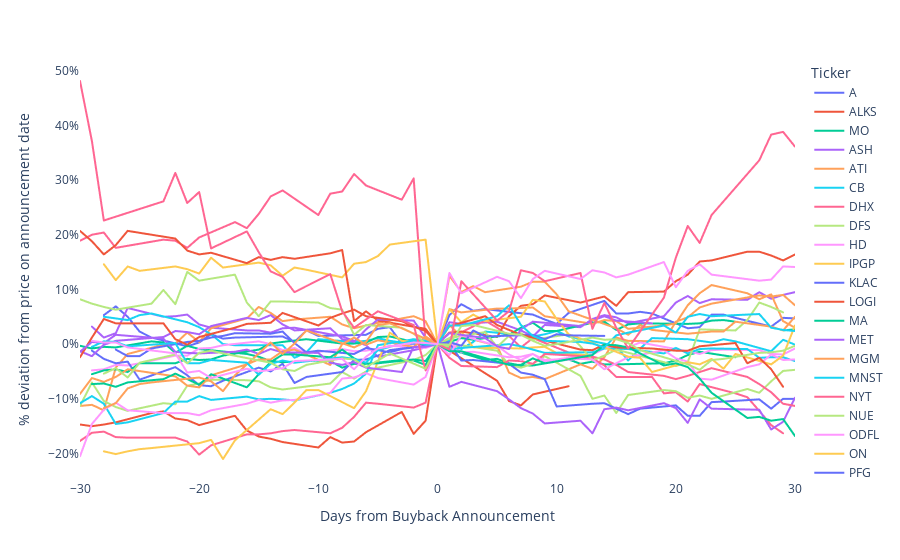

Notebook cell for this chart:
### Markdown cell above
### Filtering on only new buyback announcements

### Code cell
new_announcements = stock_data_merged.loc[stock_data_merged['buyback_type'] == 'New',]

stock_data_30day_newannouncements = new_announcements.loc[new_announcements['within_30_days'] == 1,]
stock_data_30day_newannouncements.head(50)
fig = px.line(stock_data_30day_newannouncements, x="announcement_offset", y="deviation_from_announcement_date_pct", color='Ticker',
             labels={
                     "announcement_offset": "Days from Buyback Announcement",
                     "deviation_from_announcement_date_pct": "% deviation from price on announcement date"
                 },)


fig.layout.yaxis.tickformat = ',.0%'
fig.update_xaxes(showgrid=False)
fig.update_yaxes(showgrid=False)

fig.update_layout({
'plot_bgcolor': 'rgba(0, 0, 0, 0)',
'paper_bgcolor': 'rgba(0, 0, 0, 0)',
})


fig.show()

### Figure 1 — Plotly figure (JSON) as saved in the notebook; plotly's stock layout.template omitted (floating-point values rounded to 4 significant figures)
{"data": [{"hovertemplate": "Ticker=A<br>Days from Buyback Announcement=%{x}<br>% deviation from price on announcement date=%{y}<extra></extra>", "legendgroup": "A", "line": {"color": "#636efa", "dash": "solid"}, "marker": {"symbol": "circle"}, "mode": "lines", "name": "A", "showlegend": true, "type": "scattergl", "x": [-28, -27, -26, -25, -24, -21, -20, -19, -18, -17, -13, -12, -11, -10, -6, -5, -4, -3, 0, 1, 2, 3, 4, 8, 9, 10, 11, 14, 15, 16, 17, 18, 21, 22, 23, 24, 25, 28, 29, 30], "xaxis": "x", "y": [0.053, 0.069, 0.05, 0.023, 0.012, -0.004, 0.003, 0.018, 0.01, 0.012, 0.014, 0.004, 0.025, 0.015, 0.017, 0.028, 0.031, 0.001, 0, 0.053, 0.073, 0.061, 0.064, 0.054, 0.045, 0.037, 0.057, 0.079, 0.056, 0.056, 0.059, 0.056, 0.029, 0.031, 0.054, 0.054, 0.048, 0.032, 0.048, 0.047], "yaxis": "y"}, {"hovertemplate": "Ticker=ALKS<br>Days from Buyback Announcement=%{x}<br>% deviation from price on announcement date=%{y}<extra></extra>", "legendgroup": "ALKS", "line": {"color": "#EF553B", "dash": "solid"}, "marker": {"symbol": "circle"}, "mode": "lines", "name": "ALKS", "showlegend": true, "type": "scattergl", "x": [-30, -29, -28, -27, -24, -23, -22, -21, -20, -17, -16, -15, -14, -13, -10, -9, -8, -7, -6, -3, -2, -1, 0, 1, 5, 6, 7, 8, 11], "xaxis": "x", "y": [-0.147, -0.15, -0.147, -0.143, -0.126, -0.123, -0.136, -0.139, -0.148, -0.131, -0.158, -0.169, -0.173, -0.179, -0.189, -0.17, -0.18, -0.178, -0.161, -0.124, -0.164, -0.14, 0, -0.012, -0.067, -0.104, -0.112, -0.092, -0.077], "yaxis": "y"}, {"hovertemplate": "Ticker=MO<br>Days from Buyback Announcement=%{x}<br>% deviation from price on announcement date=%{y}<extra></extra>", "legendgroup": "MO", "line": {"color": "#00cc96", "dash": "solid"}, "marker": {"symbol": "circle"}, "mode": "lines", "name": "MO", "showlegend": true, "type": "scattergl", "x": [-30, -29, -28, -27, -24, -23, -22, -21, -20, -16, -15, -14, -13, -10, -9, -8, -7, -6, -3, -2, -1, 0, 1, 4, 5, 6, 7, 8, 11, 12, 13, 14, 15, 19, 20, 21, 22, 25], "xaxis": "x", "y": [-0.003, -0.008, -0.005, -0.006, 0.005, 0.003, -0.016, -0.003, -0.009, -0.018, -0.023, -0.031, -0.033, -0.03, -0.031, -0.043, -0.036, -0.036, -0.029, -0.03, -0.038, 0, -0.009, -0.029, -0.027, -0.035, -0.039, -0.039, -0.028, -0.036, -0.032, -0.037, -0.037, -0.035, -0.03, -0.02, -0.014, -0.024], "yaxis": "y"}, {"hovertemplate": "Ticker=ASH<br>Days from Buyback Announcement=%{x}<br>% deviation from price on announcement date=%{y}<extra></extra>", "legendgroup": "ASH", "line": {"color": "#ab63fa", "dash": "solid"}, "marker": {"symbol": "circle"}, "mode": "lines", "name": "ASH", "showlegend": true, "type": "scattergl", "x": [-29, -28, -27, -26, -23, -22, -21, -20, -19, -16, -15, -14, -13, -12, -8, -7, -6, -5, -2, -1, 0, 1, 2, 5, 7, 8, 9, 12, 13, 14, 15, 16, 19, 20, 21, 22, 23, 26, 27, 28, 29, 30], "xaxis": "x", "y": [0.032, 0.012, 0.02, 0.066, 0.05, 0.051, 0.054, 0.036, 0.03, 0.025, 0.025, 0.021, 0.029, 0.03, 0.014, 0.006, -0.002, -0.023, -0.011, -0.006, 0, 0.04, 0.037, 0.041, 0.025, 0.014, 0.035, 0.031, 0.046, 0.053, 0.049, 0.038, 0.051, 0.076, 0.088, 0.075, 0.082, 0.081, 0.095, 0.083, 0.09, 0.095], "yaxis": "y"}, {"hovertemplate": "Ticker=ATI<br>Days from Buyback Announcement=%{x}<br>% deviation from price on announcement date=%{y}<extra></extra>", "legendgroup": "ATI", "line": {"color": "#FFA15A", "dash": "solid"}, "marker": {"symbol": "circle"}, "mode": "lines", "name": "ATI", "showlegend": true, "type": "scattergl", "x": [-30, -29, -28, -27, -26, -23, -22, -21, -20, -19, -16, -15, -14, -13, -12, -9, -8, -7, -5, -2, -1, 0, 1, 2, 5, 6, 7, 8, 9, 12, 13, 14, 15, 16, 19, 20, 21, 22, 23, 27, 28, 29, 30], "xaxis": "x", "y": [-0.113, -0.111, -0.121, -0.043, -0.018, -0.001, 0.001, 0.021, 0.004, 0.029, 0.047, 0.068, 0.057, 0.042, 0.045, 0.05, 0.036, 0.029, 0.039, 0.051, 0.042, 0, 0.035, 0.014, -0.003, -0.052, -0.062, -0.06, -0.064, -0.037, -0.045, -0.024, 0.012, 0.006, 0.005, 0.041, 0.049, 0.067, 0.074, 0.089, 0.087, 0.09, 0.071], "yaxis": "y"}, {"hovertemplate": "Ticker=CB<br>Days from Buyback Announcement=%{x}<br>% deviation from price on announcement date=%{y}<extra></extra>", "legendgroup": "CB", "line": {"color": "#19d3f3", "dash": "solid"}, "marker": {"symbol": "circle"}, "mode": "lines", "name": "CB", "showlegend": true, "type": "scattergl", "x": [-28, -27, -26, -25, -24, -21, -20, -19, -18, -17, -13, -12, -11, -10, -7, -6, -5, -4, -3, 0, 1, 2, 3, 4, 8, 9, 10, 11, 14, 15, 16, 17, 18, 21, 23, 24, 25, 28, 29, 30], "xaxis": "x", "y": [0.05, 0.047, 0.044, 0.053, 0.056, 0.04, 0.031, 0.018, 0, -0.002, -0.002, -0.025, -0.015, 0.009, 0.004, 0.006, 0.011, 0.006, 0.003, 0, 0.007, -0.009, 0.004, 0.023, 0.014, 0.018, 0.024, 0.014, 0.001, -0.004, -0.03, -0.008, 0.011, 0.009, 0.003, 0.009, 0.005, -0.013, 0.008, -0.001], "yaxis": "y"}, {"hovertemplate": "Ticker=DHX<br>Days from Buyback Announcement=%{x}<br>% deviation from price on announcement date=%{y}<extra></extra>", "legendgroup": "DHX", "line": {"color": "#FF6692", "dash": "solid"}, "marker": {"symbol": "circle"}, "mode": "lines", "name": "DHX", "showlegend": true, "type": "scattergl", "x": [-30, -29, -28, -27, -23, -22, -21, -20, -17, -16, -15, -14, -13, -10, -9, -8, -7, -6, -3, -2, -1, 0, 1, 4, 5, 6, 7, 8, 12, 13, 14, 15, 18, 19, 20, 21, 22, 25, 26, 27, 28, 29], "xaxis": "x", "y": [0.189, 0.2, 0.204, 0.176, 0.191, 0.189, 0.176, 0.195, 0.223, 0.212, 0.238, 0.27, 0.281, 0.236, 0.275, 0.279, 0.311, 0.29, 0.264, 0.303, 0.002, 0, 0.011, 0.043, 0.03, 0.015, -0.006, 0.011, -0.024, -0.026, -0.039, -0.06, -0.06, -0.09, -0.088, -0.105, -0.073, -0.09, -0.097, -0.122, -0.148, -0.163], "yaxis": "y"}, {"hovertemplate": "Ticker=DFS<br>Days from Buyback Announcement=%{x}<br>% deviation from price on announcement date=%{y}<extra></extra>", "legendgroup": "DFS", "line": {"color": "#B6E880", "dash": "solid"}, "marker": {"symbol": "circle"}, "mode": "lines", "name": "DFS", "showlegend": true, "type": "scattergl", "x": [-30, -29, -28, -27, -26, -23, -22, -21, -20, -19, -16, -15, -14, -13, -9, -8, -7, -6, -5, -2, -1, 0, 1, 2, 5, 6, 7, 8, 9, 12, 13, 14, 15, 16, 19, 20, 21, 22, 23, 26, 27, 28, 29, 30], "xaxis": "x", "y": [-0.113, -0.07, -0.104, -0.115, -0.122, -0.108, -0.11, -0.076, -0.072, -0.065, -0.066, -0.068, -0.079, -0.083, -0.072, -0.051, -0.063, -0.05, -0.043, -0.029, -0.02, 0, -0.005, -0.002, -0.012, -0.038, -0.043, -0.036, -0.022, -0.058, -0.1, -0.094, -0.126, -0.093, -0.084, -0.086, -0.098, -0.094, -0.1, -0.082, -0.089, -0.068, -0.049, -0.047], "yaxis": "y"}, {"hovertemplate": "Ticker=HD<br>Days from Buyback Announcement=%{x}<br>% deviation from price on announcement date=%{y}<extra></extra>", "legendgroup": "HD", "line": {"color": "#FF97FF", "dash": "solid"}, "marker": {"symbol": "circle"}, "mode": "lines", "name": "HD", "showlegend": true, "type": "scattergl", "x": [-29, -28, -27, -26, -25, -22, -21, -20, -19, -18, -15, -14, -13, -12, -11, -8, -7, -6, -5, -4, -1, 0, 1, 2, 3, 6, 7, 8, 9, 10, 13, 14, 15, 16, 17, 21, 22, 23, 24, 27, 28, 29, 30], "xaxis": "x", "y": [-0.048, -0.046, -0.038, -0.039, -0.035, -0.021, -0.021, -0.008, -0.007, -0.002, 0.005, 0, -0.011, -0.007, -0.017, -0.009, -0.013, -0.012, -0.008, -0.003, -0.007, 0, 0.003, -0.015, -0.014, -0.024, -0.023, -0.018, -0.029, -0.028, -0.019, -0.008, -0.005, -0.006, 0.003, -0.013, -0.018, -0.011, -0.01, -0.011, -0.018, -0.019, -0.008], "yaxis": "y"}, {"hovertemplate": "Ticker=IPGP<br>Days from Buyback Announcement=%{x}<br>% deviation from price on announcement date=%{y}<extra></extra>", "legendgroup": "IPGP", "line": {"color": "#FECB52", "dash": "solid"}, "marker": {"symbol": "circle"}, "mode": "lines", "name": "IPGP", "showlegend": true, "type": "scattergl", "x": [-28, -27, -26, -25, -22, -21, -20, -19, -18, -15, -14, -13, -12, -11, -8, -7, -6, -5, -4, -1, 0, 1, 2, 3, 7, 8, 9, 10, 13], "xaxis": "x", "y": [0.146, 0.117, 0.142, 0.134, 0.142, 0.137, 0.129, 0.158, 0.14, 0.149, 0.144, 0.125, 0.14, 0.136, 0.122, 0.147, 0.15, 0.161, 0.182, 0.191, 0, 0.01, 0.023, -0.006, -0.008, -0.006, -0.005, -0.016, -0.021], "yaxis": "y"}, {"hovertemplate": "Ticker=KLAC<br>Days from Buyback Announcement=%{x}<br>% deviation from price on announcement date=%{y}<extra></extra>", "legendgroup": "KLAC", "line": {"color": "#636efa", "dash": "solid"}, "marker": {"symbol": "circle"}, "mode": "lines", "name": "KLAC", "showlegend": true, "type": "scattergl", "x": [-29, -28, -27, -26, -25, -22, -21, -20, -19, -18, -15, -14, -13, -12, -11, -8, -7, -6, -5, -4, 0, 1, 2, 3, 6, 7, 8, 9, 10, 13, 14, 15, 16, 17, 20, 21, 22, 23, 24, 27, 28, 29, 30], "xaxis": "x", "y": [-0.012, -0.027, -0.035, -0.032, -0.065, -0.042, -0.057, -0.075, -0.077, -0.067, -0.043, -0.05, -0.036, -0.071, -0.06, -0.051, -0.029, -0.028, -0.021, -0.011, 0, 0.002, -0.03, -0.029, -0.036, -0.052, -0.056, -0.064, -0.114, -0.109, -0.108, -0.118, -0.128, -0.118, -0.112, -0.131, -0.131, -0.106, -0.105, -0.101, -0.118, -0.1, -0.1], "yaxis": "y"}, {"hovertemplate": "Ticker=LOGI<br>Days from Buyback Announcement=%{x}<br>% deviation from price on announcement date=%{y}<extra></extra>", "legendgroup": "LOGI", "line": {"color": "#EF553B", "dash": "solid"}, "marker": {"symbol": "circle"}, "mode": "lines", "name": "LOGI", "showlegend": true, "type": "scattergl", "x": [-30, -29, -28, -27, -26, -22, -21, -20, -19, -16, -15, -14, -13, -12, -9, -8, -7, -6, -5, -1, 0, 1, 2, 5, 6, 7, 8, 9, 12, 14, 15, 16, 19, 20, 21, 22, 23, 26, 27, 28, 29, 30], "xaxis": "x", "y": [0.207, 0.188, 0.164, 0.181, 0.207, 0.193, 0.171, 0.164, 0.167, 0.148, 0.159, 0.154, 0.159, 0.156, 0.166, 0.172, 0.042, 0.06, 0.043, 0.028, 0, 0.021, 0.023, 0.013, 0.051, 0.07, 0.073, 0.089, 0.076, 0.087, 0.07, 0.095, 0.096, 0.115, 0.127, 0.151, 0.153, 0.169, 0.169, 0.162, 0.153, 0.164], "yaxis": "y"}, {"hovertemplate": "Ticker=MA<br>Days from Buyback Announcement=%{x}<br>% deviation from price on announcement date=%{y}<extra></extra>", "legendgroup": "MA", "line": {"color": "#00cc96", "dash": "solid"}, "marker": {"symbol": "circle"}, "mode": "lines", "name": "MA", "showlegend": true, "type": "scattergl", "x": [-29, -28, -27, -26, -25, -22, -21, -20, -19, -18, -15, -14, -13, -11, -8, -7, -6, -5, -4, -1, 0, 1, 2, 3, 6, 7, 8, 9, 10, 13, 14, 15, 16, 17, 21, 22, 23, 24, 28, 29, 30], "xaxis": "x", "y": [-0.055, -0.048, -0.046, -0.051, -0.035, -0.035, -0.027, -0.029, -0.028, -0.021, -0.01, 0.001, 0.004, 0.009, 0.001, 0.001, 0.003, 0.013, 0.014, -0.001, 0, 0.004, 0.011, 0.008, 0.017, 0.03, 0.039, 0.024, 0.024, 0.039, 0.041, 0.026, 0.036, 0.038, 0.037, 0.038, 0.043, 0.044, 0.032, 0.025, 0.027], "yaxis": "y"}, {"hovertemplate": "Ticker=MET<br>Days from Buyback Announcement=%{x}<br>% deviation from price on announcement date=%{y}<extra></extra>", "legendgroup": "MET", "line": {"color": "#ab63fa", "dash": "solid"}, "marker": {"symbol": "circle"}, "mode": "lines", "name": "MET", "showlegend": true, "type": "scattergl", "x": [-30, -29, -28, -27, -23, -22, -21, -20, -19, -16, -15, -14, -13, -12, -9, -8, -7, -6, -5, -2, -1, 0, 1, 2, 5, 6, 7, 8, 9, 12, 13, 14, 15, 16, 19, 20, 21, 22, 23, 27, 28, 29, 30], "xaxis": "x", "y": [-0.013, -0.022, -0.001, 0.006, 0.013, 0.024, 0.022, 0.018, 0.033, 0.048, 0.044, 0.053, 0.036, 0.025, 0.029, 0.009, 0.004, 0.027, 0.045, 0.043, 0.012, 0, -0.078, -0.069, -0.086, -0.101, -0.117, -0.127, -0.145, -0.14, -0.163, -0.119, -0.116, -0.121, -0.108, -0.117, -0.144, -0.101, -0.118, -0.12, -0.156, -0.142, -0.098], "yaxis": "y"}, {"hovertemplate": "Ticker=MGM<br>Days from Buyback Announcement=%{x}<br>% deviation from price on announcement date=%{y}<extra></extra>", "legendgroup": "MGM", "line": {"color": "#FFA15A", "dash": "solid"}, "marker": {"symbol": "circle"}, "mode": "lines", "name": "MGM", "showlegend": true, "type": "scattergl", "x": [-30, -29, -28, -27, -26, -22, -21, -20, -19, -16, -15, -14, -13, -12, -9, -8, -7, -6, -5, -2, -1, 0, 1, 2, 5, 6, 7, 8, 9, 13, 14, 15, 16, 19, 20, 21, 22, 23, 26, 27, 28, 29, 30], "xaxis": "x", "y": [-0.091, -0.062, -0.069, -0.06, -0.046, -0.059, -0.076, -0.079, -0.057, -0.037, -0.028, -0.028, -0.013, -0.01, -0.038, 0, 0.012, -0.001, 0.007, -0.005, 0.014, 0, 0.064, 0.058, 0.065, 0.065, 0.066, 0.067, 0.051, 0.037, 0.044, 0.042, 0.028, 0.034, 0.038, 0.071, 0.093, 0.108, 0.093, 0.082, 0.091, 0.042, 0.03], "yaxis": "y"}, {"hovertemplate": "Ticker=MNST<br>Days from Buyback Announcement=%{x}<br>% deviation from price on announcement date=%{y}<extra></extra>", "legendgroup": "MNST", "line": {"color": "#19d3f3", "dash": "solid"}, "marker": {"symbol": "circle"}, "mode": "lines", "name": "MNST", "showlegend": true, "type": "scattergl", "x": [-30, -29, -28, -27, -26, -23, -22, -21, -20, -19, -16, -15, -14, -13, -12, -9, -8, -7, -6, -5, -2, -1, 0, 1, 2, 5, 6, 7, 8, 9, 12, 13, 14, 16, 19, 20, 21, 22, 23, 26, 27, 28, 29, 30], "xaxis": "x", "y": [-0.108, -0.095, -0.109, -0.146, -0.143, -0.126, -0.105, -0.105, -0.095, -0.102, -0.096, -0.101, -0.1, -0.101, -0.103, -0.089, -0.082, -0.072, -0.054, -0.002, 0.009, 0.006, 0, -0.01, -0.007, -0.002, 0, -0.004, -0.01, -0.016, -0.015, -0.015, -0.008, -0.009, -0.017, -0.007, -0.017, -0.009, -0.008, -0.009, -0.025, -0.024, -0.024, -0.031], "yaxis": "y"}, {"hovertemplate": "Ticker=NYT<br>Days from Buyback Announcement=%{x}<br>% deviation from price on announcement date=%{y}<extra></extra>", "legendgroup": "NYT", "line": {"color": "#FF6692", "dash": "solid"}, "marker": {"symbol": "circle"}, "mode": "lines", "name": "NYT", "showlegend": true, "type": "scattergl", "x": [-30, -29, -28, -27, -26, -22, -21, -20, -19, -16, -15, -14, -13, -12, -9, -8, -7, -6, -5, -2, -1, 0, 1, 2, 5, 6, 7, 8, 9, 13, 14, 15, 16, 19, 20, 21, 22, 23, 26, 27, 28, 29, 30], "xaxis": "x", "y": [-0.177, -0.162, -0.16, -0.17, -0.171, -0.171, -0.178, -0.202, -0.185, -0.165, -0.165, -0.163, -0.159, -0.157, -0.163, -0.153, -0.133, -0.107, -0.109, -0.116, -0.107, 0, -0.025, -0.04, -0.042, -0.03, -0.031, -0.036, -0.018, -0.023, -0.028, -0.038, -0.051, -0.058, -0.064, -0.058, -0.051, -0.044, -0.06, -0.073, -0.088, -0.109, -0.113], "yaxis": "y"}, {"hovertemplate": "Ticker=NUE<br>Days from Buyback Announcement=%{x}<br>% deviation from price on announcement date=%{y}<extra></extra>", "legendgroup": "NUE", "line": {"color": "#B6E880", "dash": "solid"}, "marker": {"symbol": "circle"}, "mode": "lines", "name": "NUE", "showlegend": true, "type": "scattergl", "x": [-30, -29, -28, -27, -24, -23, -22, -21, -20, -17, -16, -15, -14, -13, -10, -9, -8, -7, -6, -3, -2, -1, 0, 1, 4, 5, 6, 7, 8, 11, 12, 13, 14, 15, 19, 20, 21, 22, 25, 26, 27, 28, 29], "xaxis": "x", "y": [0.082, 0.074, 0.068, 0.063, 0.074, 0.099, 0.073, 0.132, 0.116, 0.127, 0.076, 0.051, 0.078, 0.078, 0.076, 0.066, 0.063, 0.017, 0.035, 0.03, 0.019, 0.001, 0, 0.011, 0.022, -0.005, 0.015, 0.02, 0.008, 0.018, -0.004, -0.03, -0.021, -0.01, -0.033, -0.04, -0.033, 0.027, 0.025, 0.044, 0.076, 0.068, 0.058], "yaxis": "y"}, {"hovertemplate": "Ticker=ODFL<br>Days from Buyback Announcement=%{x}<br>% deviation from price on announcement date=%{y}<extra></extra>", "legendgroup": "ODFL", "line": {"color": "#FF97FF", "dash": "solid"}, "marker": {"symbol": "circle"}, "mode": "lines", "name": "ODFL", "showlegend": true, "type": "scattergl", "x": [-30, -29, -28, -27, -26, -23, -21, -20, -19, -16, -15, -14, -13, -12, -9, -8, -7, -6, -5, -2, -1, 0, 1, 2, 5, 6, 7, 8, 9, 12, 13, 14, 15, 16, 19, 20, 21, 22, 23, 26, 27, 28, 29, 30], "xaxis": "x", "y": [-0.205, -0.146, -0.12, -0.107, -0.121, -0.126, -0.126, -0.13, -0.121, -0.109, -0.102, -0.107, -0.103, -0.102, -0.089, -0.063, -0.061, -0.053, -0.062, -0.074, -0.06, 0, -0.02, 0.016, -0.003, -0.019, -0.029, -0.018, -0.032, -0.027, -0.028, -0.046, -0.035, -0.024, -0.011, -0.026, -0.032, -0.063, -0.065, -0.042, -0.037, -0.019, -0.029, -0.028], "yaxis": "y"}, {"hovertemplate": "Ticker=ON<br>Days from Buyback Announcement=%{x}<br>% deviation from price on announcement date=%{y}<extra></extra>", "legendgroup": "ON", "line": {"color": "#FECB52", "dash": "solid"}, "marker": {"symbol": "circle"}, "mode": "lines", "name": "ON", "showlegend": true, "type": "scattergl", "x": [-28, -27, -26, -25, -24, -20, -19, -18, -17, -14, -13, -12, -11, -10, -7, -6, -5, -4, -3, 0, 1, 2, 3, 4, 7, 8, 9, 10, 11, 15, 16, 17, 18, 21, 22, 23, 24, 25, 28, 29, 30], "xaxis": "x", "y": [-0.196, -0.201, -0.196, -0.192, -0.19, -0.181, -0.175, -0.21, -0.176, -0.119, -0.128, -0.107, -0.084, -0.084, -0.117, -0.086, -0.032, 0.021, 0.006, 0, 0.064, 0.04, 0.054, 0.042, 0.05, 0.081, 0.078, 0.046, 0.018, -0.014, -0.023, -0.025, -0.051, -0.033, -0.037, -0.027, -0.045, -0.018, -0.037, -0.021, 0.034], "yaxis": "y"}, {"hovertemplate": "Ticker=PFG<br>Days from Buyback Announcement=%{x}<br>% deviation from price on announcement date=%{y}<extra></extra>", "legendgroup": "PFG", "line": {"color": "#636efa", "dash": "solid"}, "marker": {"symbol": "circle"}, "mode": "lines", "name": "PFG", "showlegend": true, "type": "scattergl", "x": [-27, -26, -25, -24, -21, -20, -19, -18, -17, -14, -13, -12, -11, -10, -7, -6, -5, -4, -3, 0, 1, 2, 3, 4, 8, 9, 10, 11, 14], "xaxis": "x", "y": [-0.01, -0.022, -0.022, -0.008, 0.004, 0.006, 0.012, 0.015, 0.02, 0.019, 0.023, 0.002, -0.015, -0.012, -0.018, -0.007, -0.011, -0.015, -0.009, 0, 0.004, -0.003, 0.025, 0.014, 0.017, 0.009, 0.018, 0.016, 0.015], "yaxis": "y"}, {"hovertemplate": "Ticker=REG<br>Days from Buyback Announcement=%{x}<br>% deviation from price on announcement date=%{y}<extra></extra>", "legendgroup": "REG", "line": {"color": "#EF553B", "dash": "solid"}, "marker": {"symbol": "circle"}, "mode": "lines", "name": "REG", "showlegend": true, "type": "scattergl", "x": [-30, -29, -28, -27, -23, -22, -21, -20, -17, -16, -15, -14, -13, -10, -9, -8, -7, -6, -3, -2, -1, 0, 1, 4, 5, 6, 7, 8, 12, 13, 14, 15, 18, 19, 20, 21, 22, 25, 26, 27, 28, 29], "xaxis": "x", "y": [-0.024, 0.012, 0.046, 0.038, 0.038, 0.009, -0.001, 0.013, 0.03, 0.037, 0.038, 0.039, 0.057, 0.034, 0.048, 0.056, 0.063, 0.051, 0.042, 0.032, 0.024, 0, 0.033, 0.051, 0.035, 0.026, 0.017, 0.012, -0.01, -0.011, -0.001, -0.006, -0.008, -0.01, -0.012, -0.012, -0.004, 0.002, -0.035, -0.025, -0.046, -0.078], "yaxis": "y"}, {"hovertemplate": "Ticker=R<br>Days from Buyback Announcement=%{x}<br>% deviation from price on announcement date=%{y}<extra></extra>", "legendgroup": "R", "line": {"color": "#00cc96", "dash": "solid"}, "marker": {"symbol": "circle"}, "mode": "lines", "name": "R", "showlegend": true, "type": "scattergl", "x": [-29, -28, -27, -26, -23, -22, -21, -20, -19, -16, -15, -14, -13, -12, -9, -8, -7, -6, -5, -2, -1, 0, 1, 2, 6, 7, 8, 9, 12, 13, 14, 15, 16, 19, 20, 21, 22, 23, 26, 27, 28, 29, 30], "xaxis": "x", "y": [-0.073, -0.072, -0.078, -0.07, -0.064, -0.054, -0.064, -0.074, -0.055, -0.079, -0.055, -0.033, -0.019, -0.019, -0.024, -0.01, -0.026, -0.036, -0.035, -0.028, -0.031, 0, -0.013, -0.013, -0.038, -0.038, -0.026, -0.035, -0.024, -0.02, -0.001, -0.002, -0.006, -0.039, -0.035, -0.042, -0.063, -0.089, -0.135, -0.133, -0.14, -0.137, -0.168], "yaxis": "y"}, {"hovertemplate": "Ticker=SPG<br>Days from Buyback Announcement=%{x}<br>% deviation from price on announcement date=%{y}<extra></extra>", "legendgroup": "SPG", "line": {"color": "#ab63fa", "dash": "solid"}, "marker": {"symbol": "circle"}, "mode": "lines", "name": "SPG", "showlegend": true, "type": "scattergl", "x": [-30, -29, -28, -27, -23, -22, -21, -20, -17, -16, -15, -14, -13, -10, -9, -8, -7, -6, -3, -2, -1, 0, 1, 4, 5, 6, 7, 8, 12, 13, 14, 15, 18], "xaxis": "x", "y": [-0.014, 0.004, 0.002, 0.017, 0.01, -0.014, -0.016, -0.017, -0.014, -0.01, -0.018, -0.009, -0.015, -0.016, -0.034, -0.038, -0.033, -0.043, -0.051, -0.005, -0.005, 0, 0.02, 0.011, -0.004, -0.009, 0.027, 0.041, 0.033, 0.043, 0.051, 0.043, 0.038], "yaxis": "y"}, {"hovertemplate": "Ticker=SWKS<br>Days from Buyback Announcement=%{x}<br>% deviation from price on announcement date=%{y}<extra></extra>", "legendgroup": "SWKS", "line": {"color": "#FFA15A", "dash": "solid"}, "marker": {"symbol": "circle"}, "mode": "lines", "name": "SWKS", "showlegend": true, "type": "scattergl", "x": [-28, -27, -26, -25, -24, -20, -19, -18, -17, -14, -13, -12, -11, -10, -7, -6, -5, -4, -3, 0, 1, 2, 3, 4, 7, 8, 9, 10, 11, 15, 16, 17, 18, 21, 22, 23, 24, 25, 28, 29, 30], "xaxis": "x", "y": [-0.117, -0.108, -0.081, -0.073, -0.07, -0.061, -0.068, -0.086, -0.057, 0.003, -0.018, 0.001, 0.025, 0.017, -0.006, 0.004, 0.035, 0.038, 0.029, 0, 0.125, 0.095, 0.106, 0.095, 0.105, 0.114, 0.114, 0.091, 0.06, 0.029, 0.017, 0.035, 0.026, 0.019, 0.021, 0.023, 0.023, 0.041, 0.032, 0.025, 0.05], "yaxis": "y"}, {"hovertemplate": "Ticker=SLM<br>Days from Buyback Announcement=%{x}<br>% deviation from price on announcement date=%{y}<extra></extra>", "legendgroup": "SLM", "line": {"color": "#19d3f3", "dash": "solid"}, "marker": {"symbol": "circle"}, "mode": "lines", "name": "SLM", "showlegend": true, "type": "scattergl", "x": [-29, -28, -27, -26, -22, -21, -20, -19, -16, -15, -14, -13, -12, -8, -7, -6, -5, -2, -1, 0, 1, 2, 5, 6, 7, 8, 9, 12, 13, 14, 15, 16, 19, 20, 21, 22, 23, 27, 28, 29, 30], "xaxis": "x", "y": [-0.005, 0.005, 0.004, -0.004, 0.002, -0.035, -0.035, -0.029, -0.034, -0.056, -0.036, -0.03, -0.034, -0.024, -0.027, -0.034, -0.011, 0.007, -0.001, 0, 0.034, 0.034, 0.051, 0.071, 0.035, 0.015, 0.006, 0.004, 0.001, -0.006, 0.016, 0.021, 0.034, 0.021, 0.05, 0.055, 0.051, 0.055, 0.03, 0.026, 0.024], "yaxis": "y"}, {"hovertemplate": "Ticker=STEM<br>Days from Buyback Announcement=%{x}<br>% deviation from price on announcement date=%{y}<extra></extra>", "legendgroup": "STEM", "line": {"color": "#FF6692", "dash": "solid"}, "marker": {"symbol": "circle"}, "mode": "lines", "name": "STEM", "showlegend": true, "type": "scattergl", "x": [-30, -29, -28, -27, -23, -22, -21, -20, -19, -16, -15, -14, -13, -12, -9, -8, -7, -6, -5, -2, -1, 0, 1, 2, 5, 6, 7, 8, 9, 12, 13, 14, 15, 16, 19, 20, 21, 22, 23, 27, 28, 29, 30], "xaxis": "x", "y": [0.481, 0.371, 0.226, 0.233, 0.261, 0.313, 0.258, 0.278, 0.175, 0.206, 0.168, 0.133, 0.123, 0.095, 0.128, 0.06, 0.03, 0.045, 0.06, 0.035, -0.048, 0, -0.01, 0.115, 0.043, 0.06, 0.135, 0.13, 0.115, 0.13, 0.028, 0.075, 0.03, -0.008, 0.085, 0.158, 0.216, 0.185, 0.236, 0.336, 0.383, 0.388, 0.361], "yaxis": "y"}, {"hovertemplate": "Ticker=UPS<br>Days from Buyback Announcement=%{x}<br>% deviation from price on announcement date=%{y}<extra></extra>", "legendgroup": "UPS", "line": {"color": "#B6E880", "dash": "solid"}, "marker": {"symbol": "circle"}, "mode": "lines", "name": "UPS", "showlegend": true, "type": "scattergl", "x": [-28, -27, -26, -25, -22, -21, -20, -19, -18, -14, -13, -12, -11, -8, -7, -6, -5, -4, -1, 0, 1, 2, 3, 6, 7, 8, 9, 10, 13, 14, 15, 16, 17, 21, 22, 23, 24, 27, 28, 29, 30], "xaxis": "x", "y": [-0.054, -0.044, -0.061, -0.034, -0.019, -0.035, -0.016, -0.012, -0.017, -0.034, -0.046, -0.049, -0.038, -0.026, -0.028, -0.042, -0.03, -0.017, -0.045, 0, -0.001, 0.033, 0.035, 0.019, 0.017, 0.006, -0.003, 0, 0.012, 0.008, 0.009, 0.002, -0.011, -0.037, -0.047, -0.029, -0.027, -0.016, -0.015, -0.012, -0.003], "yaxis": "y"}, {"hovertemplate": "Ticker=URI<br>Days from Buyback Announcement=%{x}<br>% deviation from price on announcement date=%{y}<extra></extra>", "legendgroup": "URI", "line": {"color": "#FF97FF", "dash": "solid"}, "marker": {"symbol": "circle"}, "mode": "lines", "name": "URI", "showlegend": true, "type": "scattergl", "x": [-29, -28, -27, -26, -22, -21, -20, -19, -16, -15, -14, -13, -12, -8, -7, -6, -5, -2, -1, 0, 1, 2, 5, 6, 7, 8, 9, 12, 13, 14, 15, 16, 19, 20, 21, 22, 23, 27, 28, 29, 30], "xaxis": "x", "y": [0.006, 0.003, 0.003, -0.006, -0.017, -0.052, -0.049, -0.062, -0.045, -0.05, -0.047, -0.044, -0.031, -0.027, -0.046, -0.023, -0.008, 0.003, 0.002, 0, 0.13, 0.093, 0.123, 0.115, 0.084, 0.119, 0.134, 0.119, 0.135, 0.131, 0.122, 0.127, 0.15, 0.104, 0.134, 0.146, 0.127, 0.116, 0.118, 0.142, 0.141], "yaxis": "y"}], "layout": {"legend": {"title": {"text": "Ticker"}, "tracegroupgap": 0}, "margin": {"t": 60}, "paper_bgcolor": "rgba(0, 0, 0, 0)", "plot_bgcolor": "rgba(0, 0, 0, 0)", "xaxis": {"anchor": "y", "domain": [0, 1], "showgrid": false, "title": {"text": "Days from Buyback Announcement"}}, "yaxis": {"anchor": "x", "domain": [0, 1], "showgrid": false, "tickformat": ",.0%", "title": {"text": "% deviation from price on announcement date"}}}}
